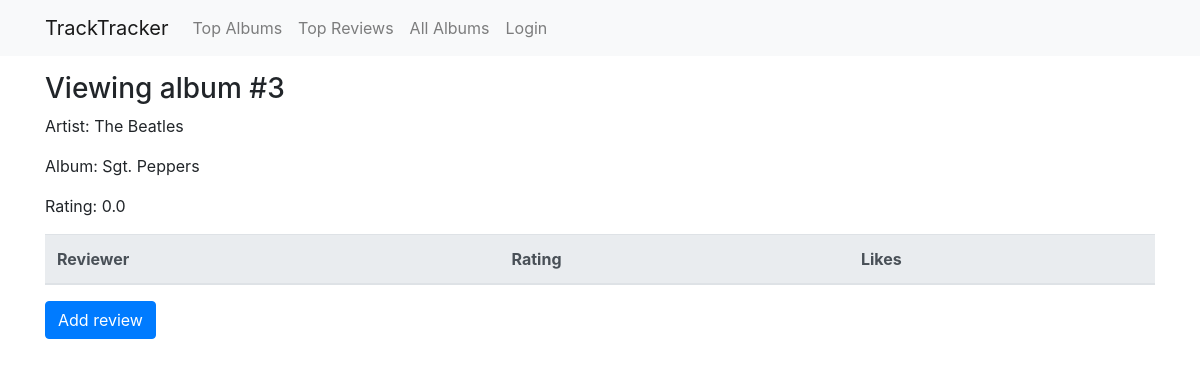
Screenshot of /album?id=3 with the database file from the repository.
### app/models.py (models this page shows, shortened)
class Album(db.Model):
    id = db.Column(db.Integer, primary_key=True)
    artist_id = db.Column(db.Integer, db.ForeignKey('artist.id'))
    name = db.Column(db.String(256), index=True)
    released = db.Column(db.Date)
    rating = db.Column(db.Float, default=0)
    genres = db.relationship('Genre', secondary=albumGenres)
    ratings = db.relationship('Rating', backref='album', lazy='dynamic')

class Artist(db.Model):
    id = db.Column(db.Integer, primary_key=True)
    name = db.Column(db.String(256), index=True)
    albums = db.relationship('Album', backref='artist', lazy='dynamic')

### app/views.py (the view)
@app.route('/album', methods=['GET', 'POST'])
def album():
    album_id = request.args.get('id')
    if ('rating' in request.form):
        return redirect('/add_rating?id=' + album_id)
    if not album_id:
        logging.error('Album not found!')
        album_id = 'N/A'
        album = False
    else:
        album = models.Album.query.filter_by(id=album_id)
        if album.first() is not None:
            album=album[0]
        else:
            album=False
    logging.info('Viewing album #{}'.format(album_id))
    return render_template('album.html',
                           title='View album #' + album_id,
                           album=album)

### app/templates/album.html (shortened to what this page needs)
{% extends "base.html" %}
{% block content %}
    {% if album %}
        <h3>Viewing album #{{ album.id }}</h3>
        <p>Artist: {{ album.artist.name }}</p>
        <p>Album: {{ album.name }}</p>
        <p>Rating: {{ album.rating }}</p>
        <table class="table">
            <thead class="thead-light">
                <tr>
                    <th>Reviewer</th>
                    <th>Rating</th>
                    <th>Likes</th>
                </tr>
            </thead>
        </table>
        <form action="" method="POST">
            <input class = "btn btn-primary mb-2" type="submit" value="Add review" name="rating">
        </form>
    {% else %}
        <h1>Album not found!</h1>
    {% endif %}
{% endblock %}

### rows the page displays
Album: id "3", name "Sgt. Peppers", rating "0.0"
Artist: artist.name "The Beatles"
